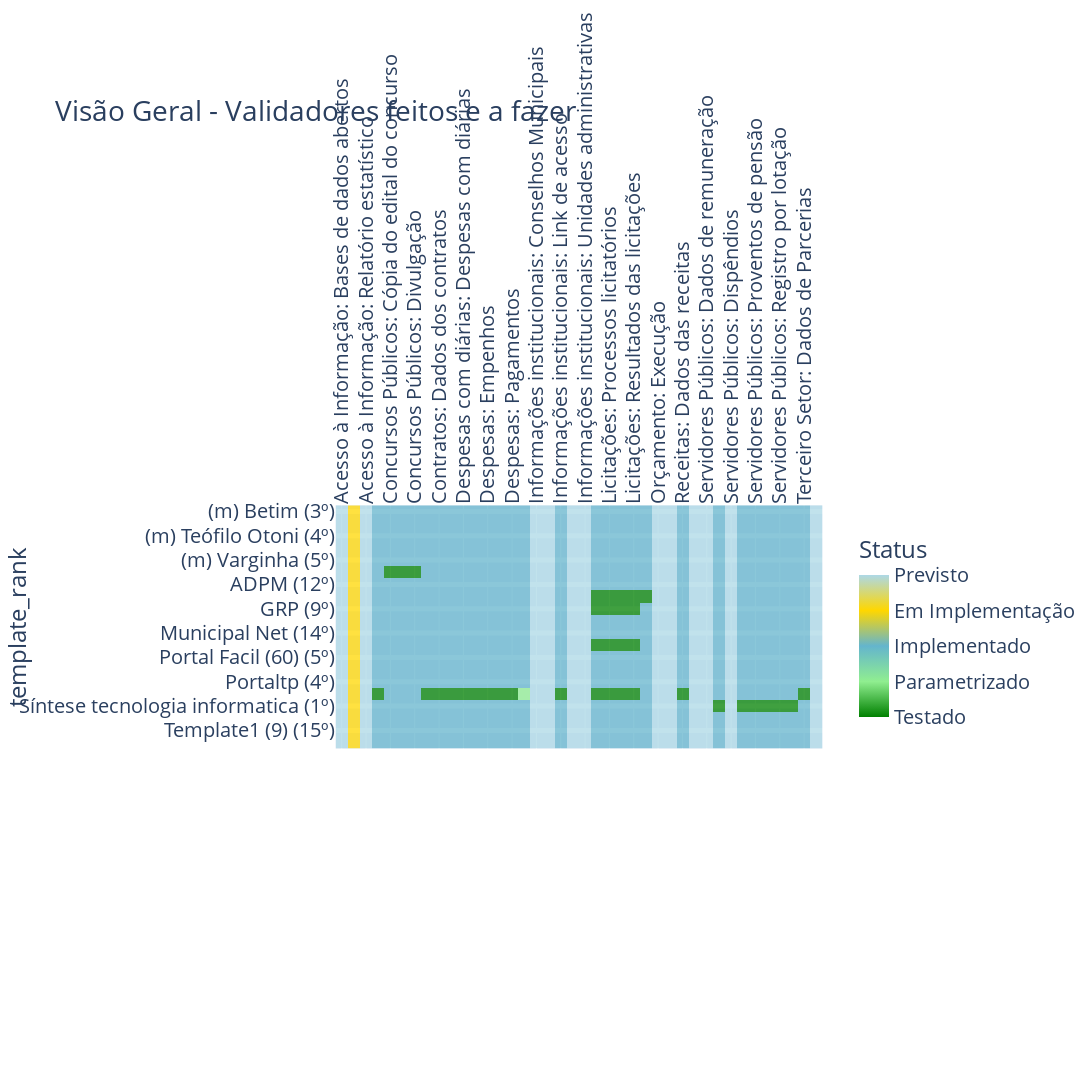

The notebook cell this image was saved under:
### Code cell
import plotly.express as px
import matplotlib.pyplot as plt

def plot_status_epics_dev(df, title, y_column, x_column, hue, showlegend=True):    

    fig = px.imshow(
        df, height=1800, width=1700, title=title,
        color_continuous_scale=[(0, "green"), (0.25, 'lightgreen'), (0.5, "#64b5cd"), 
                                (0.75, '#FFD700'), (1, 'lightblue')]
    )     
        
    fig.update_traces(opacity=0.75)
    fig.update_xaxes(tickangle=-90, side="top")
    fig.update_yaxes(showgrid=True, gridwidth=5)
    
    fig.update_layout(
        coloraxis_colorbar=dict(
            title="Status", 
            tickvals=[1,2,3,4,5],
            ticktext=["Testado","Parametrizado","Implementado","Em Implementação",'Previsto'],
            lenmode="pixels", 
            len=200), 
        font=dict(size=20)
    )
    
    return fig

#-----------------------------------------------------------------------

figures.plot_status_epics_dev = plot_status_epics_dev

epics_dev_df = pd.read_csv("data/epics_dev.csv", index_col="template_rank")

fig = figures.plot_status_epics_dev(epics_dev_df, title='Visão Geral - Validadores feitos e a fazer',        
        y_column='template', x_column='title', hue="state", showlegend=True)


fig.write_image('./fig/status-dev.png')#, scale=1)
fig

### Figure 1 — Plotly figure (JSON) as saved in the notebook; plotly's stock layout.template omitted (floating-point values rounded to 4 significant figures; data arrays with more than 128 entries replaced by an {"elided": "..."} marker saying what was removed)
{"data": [{"coloraxis": "coloraxis", "hovertemplate": "x: %{x}<br>template_rank: %{y}<br>color: %{z}<extra></extra>", "name": "0", "opacity": 0.75, "type": "heatmap", "x": ["Acesso à Informação: Bases de dados abertos", "Acesso à Informação: Informações", "Acesso à Informação: Relatório estatístico", "Acesso à Informação: Requisitos Exigidos", "Concursos Públicos: Cópia do edital do concurso", "Concursos Públicos: Dados do Concurso", "Concursos Públicos: Divulgação", "Contratos: Conteúdo integral", "Contratos: Dados dos contratos", "Contratos: Gerar relatório", "Despesas com diárias: Despesas com diárias", "Despesas: Consulta", "Despesas: Empenhos", "Despesas: Gerar relatório", "Despesas: Pagamentos", "Despesas: Relatórios", "Informações institucionais: Conselhos Municipais", "Informações institucionais: Estrutura organizacional", "Informações institucionais: Link de acesso", "Informações institucionais: Registro das competências", "Informações institucionais: Unidades administrativas", "Licitações: Editais", "Licitações: Processos licitatórios", "Licitações: Registro dos procedimentos", "Licitações: Resultados das licitações", "Obras públicas: Dados para acompanhamento", "Orçamento: Execução", "Orçamento: Legislação", "Receitas: Dados das receitas", "Servidores Públicos: Auxilios", "Servidores Públicos: Dados de remuneração", "Servidores Públicos: Dados dos servidores", "Servidores Públicos: Dispêndios", "Servidores Públicos: Proventos de aposentadoria", "Servidores Públicos: Proventos de pensão", "Servidores Públicos: Registro da remuneração", "Servidores Públicos: Registro por lotação", "Servidores Públicos: Relatório mensal", "Terceiro Setor: Dados de Parcerias", "Terceiro Setor: Repasses"], "xaxis": "x", "y": ["(m) Betim (3º)", "(m) Juiz de Fora (2º)", "(m) Teófilo Otoni (4º)", "(m) Uberlândia (1º)", "(m) Varginha (5º)", "ABO (13º)", "ADPM (12º)", "Betha (10º)", "GRP (9º)", "Memory (2º)", "Municipal Net (14º)", "PT (7º)", "Portal Facil (60) (5º)", "Portal Fácil (46) (6º)", "Portaltp (4º)", "Siplanweb (3º)", "Síntese tecnologia informatica (1º)", "Template1 (22) (11º)", "Template1 (9) (15º)", "Template2 (8º)"], "yaxis": "y", "z": {"elided": "20x40 int values"}}], "layout": {"coloraxis": {"colorbar": {"len": 200, "lenmode": "pixels", "ticktext": ["Testado", "Parametrizado", "Implementado", "Em Implementação", "Previsto"], "tickvals": [1, 2, 3, 4, 5], "title": {"text": "Status"}}, "colorscale": [[0, "green"], [0.25, "lightgreen"], [0.5, "#64b5cd"], [0.75, "#FFD700"], [1, "lightblue"]]}, "font": {"size": 20}, "height": 1800, "title": {"text": "Visão Geral - Validadores feitos e a fazer"}, "width": 1700, "xaxis": {"anchor": "y", "autorange": true, "constrain": "domain", "domain": [0, 1], "range": [-0.5, 39.5], "scaleanchor": "y", "side": "top", "tickangle": -90, "type": "category"}, "yaxis": {"anchor": "x", "autorange": true, "constrain": "domain", "domain": [0.342, 0.658], "gridwidth": 5, "range": [19.5, -0.5], "showgrid": true, "title": {"text": "template_rank"}, "type": "category"}}}
